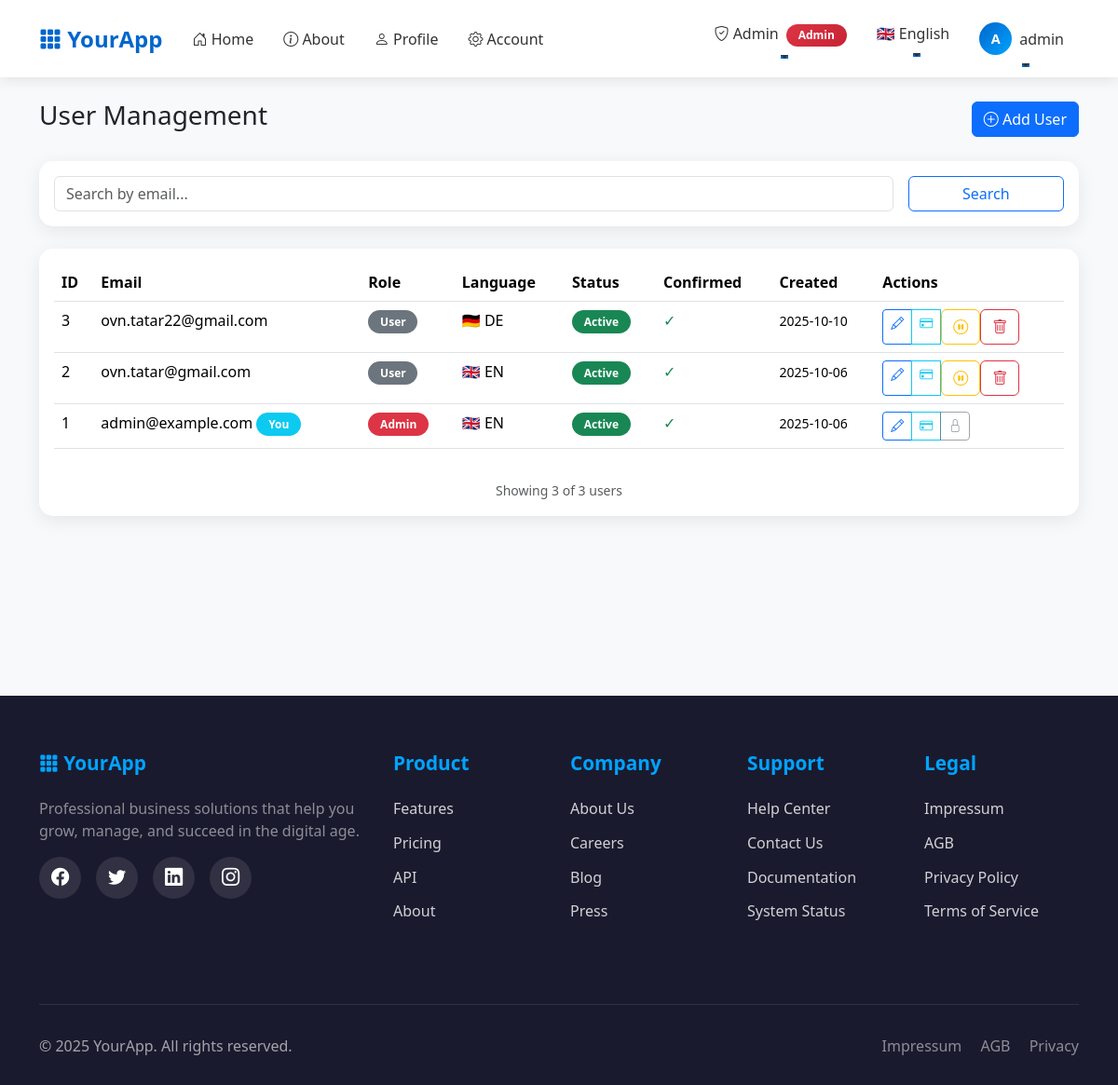
Page /admin/ (signed in) on the earlier database version.
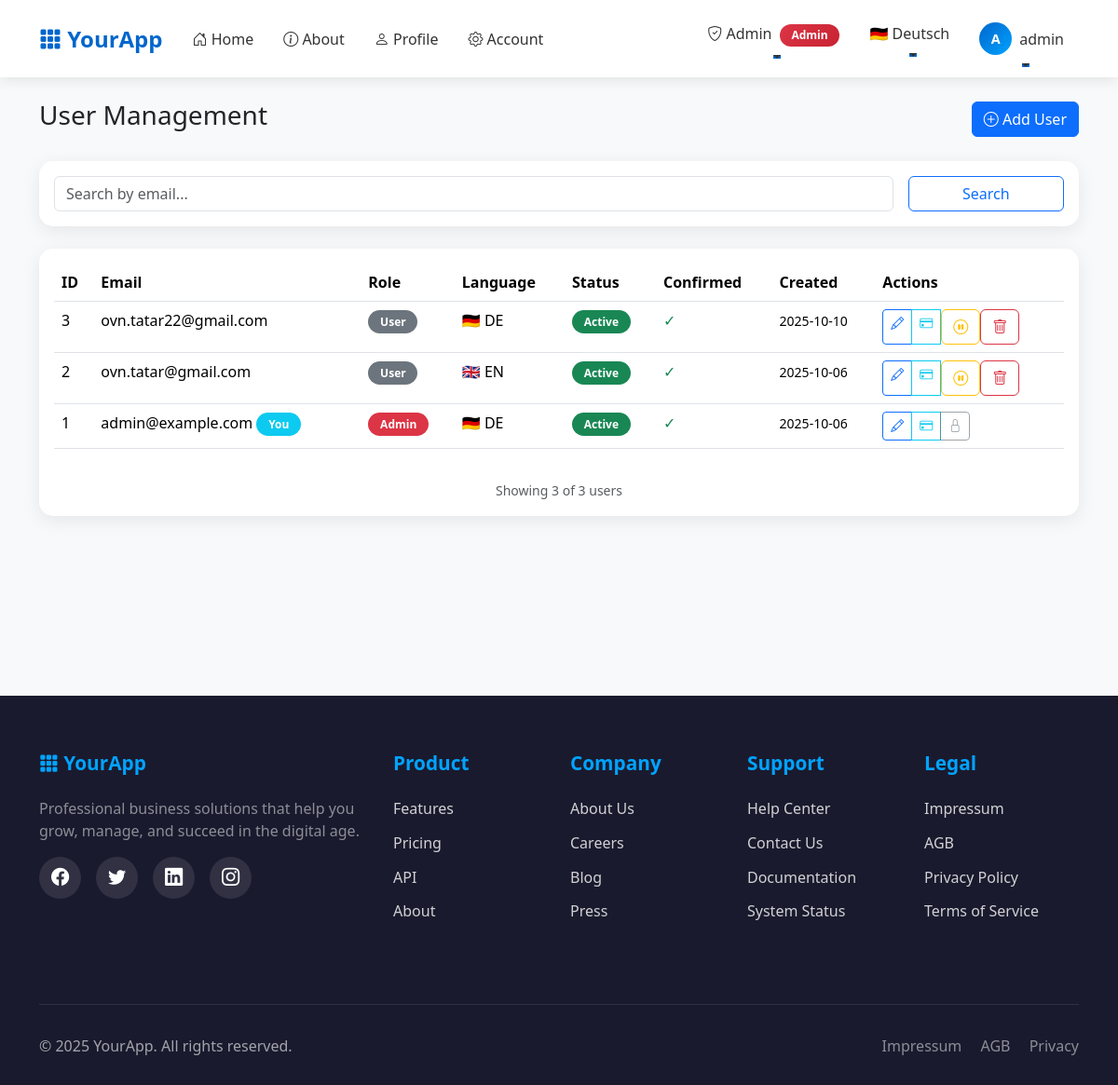
Same page on the later database version.
### app/models/user.py (models this page shows, shortened)
class User(UserMixin, db.Model):
    id = db.Column(db.Integer, primary_key=True)
    email = db.Column(db.String(255), unique=True, nullable=False, index=True)
    language = db.Column(db.String(5), default='en')
    role = db.Column(db.String(20), nullable=False, default='user', index=True)
    password_hash = db.Column(db.String(255), nullable=False)
    created_at = db.Column(db.DateTime, default=datetime.utcnow, nullable=False)
    confirmed_at = db.Column(db.DateTime, nullable=True)
    is_active = db.Column(db.Boolean, default=True, nullable=False, index=True)
    plan_id = db.Column(db.Integer, db.ForeignKey('plan.id'), nullable=True)
    plan = db.relationship('Plan', back_populates='users')
    plan_subscribed_at = db.Column(db.DateTime, nullable=True)
    billing = db.relationship("BillingProfile", uselist=False, back_populates="user", cascade="all, delete-orphan")
    api_keys = db.relationship("APIKey", back_populates="user", cascade="all, delete-orphan", lazy='dynamic')
    @property
    def is_confirmed(self) -> bool:
        return self.confirmed_at is not None
    @property
    def is_authenticated(self):
        return True

### app/blueprints/admin/routes.py (the view)
@bp.route('/')
@login_required
@roles_required('admin')
def index():
    page = request.args.get('page', 1, type=int)
    per_page = 20
    search = request.args.get('search', '', type=str)
    query = User.query
    if search:
        query = query.filter(
            (User.email.ilike(f'%{search}%'))
        )
    pagination = query.order_by(User.created_at.desc()).paginate(
        page=page, per_page=per_page, error_out=False
    )
    users = pagination.items
    return render_template(
        'admin/index.html',
        users=users,
        pagination=pagination,
        search=search
    )

### app/__init__.py (called while the page is built)
def get_locale():
    from flask_login import current_user
    if current_user.is_authenticated and hasattr(current_user, 'language'):
        return current_user.language
    from flask import current_app
    return request.accept_languages.best_match(current_app.config['BABEL_SUPPORTED_LOCALES'])

### app/context_helpers.py (called while the page is built)
def register_context_processors(app):
    @app.context_processor
    def utility_processor():
        def has_endpoint(name: str) -> bool:
            return name in current_app.view_functions
        return dict(has_endpoint=has_endpoint)

### app/security.py (called while the page is built)
def roles_required(*roles):
    def decorator(fn):
        @wraps(fn)
        def wrapper(*args, **kwargs):
            if not current_user.is_authenticated:
                abort(401)
            if getattr(current_user, "role", "user") not in roles:
                abort(403)
            return fn(*args, **kwargs)
        return wrapper
    return decorator

### app/templates/admin/index.html (shortened to what the changed rows need)
{% extends "base.html" %}
{% block content %}
<div class="d-flex justify-content-between align-items-center mb-4">
  <h1 class="h3">{{ _('User Management') }}</h1>
</div>
<div class="card">
  <div class="card-body">
    {% if users %}
      <div class="table-responsive">
        <table class="table table-hover">
          <thead>
            <tr>
              <th>{{ _('ID') }}</th>
              <th>{{ _('Email') }}</th>
              <th>{{ _('Role') }}</th>
              <th>{{ _('Language') }}</th>
              <th>{{ _('Status') }}</th>
              <th>{{ _('Confirmed') }}</th>
              <th>{{ _('Created') }}</th>
              <th>{{ _('Actions') }}</th>
            </tr>
          </thead>
          <tbody>
            {% for user in users %}
            <tr class="{% if not user.is_active %}table-secondary{% endif %}">
              <td>{{ user.id }}</td>
              <td>
                {{ user.email }}
                {% if user.id == current_user.id %}
                  <span class="badge bg-info">{{ _('You') }}</span>
                {% endif %}
              </td>
              <td>
                {% if user.role == 'admin' %}
                  <span class="badge bg-danger">{{ _('Admin') }}</span>
                {% else %}
                  <span class="badge bg-secondary">{{ _('User') }}</span>
                {% endif %}
              </td>
              <td>
                {% if user.language == 'de' %}🇩🇪{% else %}🇬🇧{% endif %}
                {{ user.language.upper() }}
              </td>
              <td>
                {% if user.is_active %}
                  <span class="badge bg-success">{{ _('Active') }}</span>
                {% else %}
                  <span class="badge bg-danger">{{ _('Disabled') }}</span>
                {% endif %}
              </td>
              <td>
                {% if user.is_confirmed %}
                  <span class="text-success">✓</span>
                {% else %}
                  <span class="text-muted">✗</span>
                {% endif %}
              </td>
              <td>
                <small>{{ user.created_at.strftime('%Y-%m-%d') }}</small>
              </td>
              <td>
                <div class="btn-group btn-group-sm" role="group">
                  <a href="{{ url_for('admin.edit_user', user_id=user.id) }}"
                     class="btn btn-outline-primary"
                     title="{{ _('Edit') }}">
                    <i class="bi bi-pencil"></i>
                  </a>
                  <a href="{{ url_for('admin.edit_user_billing', user_id=user.id) }}"
                     class="btn btn-outline-info"
                     title="{{ _('Edit Billing') }}">
                    <i class="bi bi-credit-card"></i>
                  </a>
                  {% if user.id != current_user.id %}
                  <form method="POST" action="{{ url_for('admin.toggle_user_status', user_id=user.id) }}" style="display: inline;">
                    <button type="submit"
                            class="btn btn-outline-{% if user.is_active %}warning{% else %}success{% endif %}"
                            title="{% if user.is_active %}{{ _('Disable') }}{% else %}{{ _('Enable') }}{% endif %}"
                            onclick="return confirm('{{ _('Are you sure?') }}')">
                      {% if user.is_active %}
                        <i class="bi bi-pause-circle"></i>
                      {% else %}
                        <i class="bi bi-play-circle"></i>
                      {% endif %}
                    </button>
                  </form>
                  <form method="POST" action="{{ url_for('admin.delete_user', user_id=user.id) }}" style="display: inline;">
                    <button type="submit"
                            class="btn btn-outline-danger"
                            title="{{ _('Delete') }}"
                            onclick="return confirm('{{ _('Are you sure you want to delete this user?') }}')">
                      <i class="bi bi-trash"></i>
                    </button>
                  </form>
                  {% else %}
                    <button class="btn btn-outline-secondary" disabled title="{{ _('Cannot modify yourself') }}">
                      <i class="bi bi-lock"></i>
                    </button>
                  {% endif %}
                </div>
              </td>
            </tr>
            {% endfor %}
          </tbody>
        </table>
      </div>
    {% endif %}
  </div>
</div>
<link rel="stylesheet" href="https://cdn.jsdelivr.net/npm/bootstrap-icons@1.10.0/font/bootstrap-icons.css">
{% endblock %}

### app/templates/base.html (shortened to what the changed rows need)
<!doctype html>
<html lang="en">
<head>
    <link href="https://cdn.jsdelivr.net/npm/bootstrap@5.3.3/dist/css/bootstrap.min.css" rel="stylesheet">
    <link rel="stylesheet" href="https://cdn.jsdelivr.net/npm/bootstrap-icons@1.11.0/font/bootstrap-icons.css">
    <link href="{{ url_for('static', filename='css/app.css') }}" rel="stylesheet">
</head>
<body>
    <nav class="navbar navbar-expand-lg navbar-light sticky-top">
        <div class="container">
            <div class="collapse navbar-collapse" id="navbarNav">
                <ul class="navbar-nav me-auto">
                    <li class="nav-item">
                        <a class="nav-link" href="{{ url_for('main.index') }}">
                            <i class="bi bi-house-door"></i> {{ _('Home') }}
                        </a>
                    </li>
                </ul>
                <ul class="navbar-nav">
                    {% if current_user.is_authenticated %}
                        {% if current_user.role == 'admin' %}
                        <li class="nav-item dropdown">
                            <a class="nav-link dropdown-toggle" href="#" id="adminDropdown" role="button"
                               data-bs-toggle="dropdown" aria-expanded="false">
                                <i class="bi bi-shield-check"></i> {{ _('Admin') }}
                                <span class="badge badge-admin ms-1">Admin</span>
                            </a>
                        </li>
                        {% endif %}
                        <li class="nav-item dropdown language-dropdown">
                            <a class="nav-link dropdown-toggle" href="#" id="languageDropdown" role="button"
                               data-bs-toggle="dropdown" aria-expanded="false">
                                {% if current_user.language == 'de' %}
                                    🇩🇪 Deutsch
                                {% else %}
                                    🇬🇧 English
                                {% endif %}
                            </a>
                        </li>
                        <li class="nav-item dropdown">
                            <a class="nav-link dropdown-toggle d-flex align-items-center" href="#" id="userDropdown"
                               role="button" data-bs-toggle="dropdown" aria-expanded="false">
                                <div class="user-avatar me-2">
                                    {{ current_user.email[0]|upper }}
                                </div>
                                <span class="d-none d-lg-inline">{{ current_user.email.split('@')[0] }}</span>
                            </a>
                        </li>
                    {% endif %}
                </ul>
            </div>
        </div>
    </nav>
    <main class="py-4">
        <div class="container">
            {% block content %}{% endblock %}
        </div>
    </main>
</body>
</html>

Differences in the rows shown:
changed User "admin@example.com": language "EN" → "DE"; language "🇬🇧" → "🇩🇪"
Other differences:
text no longer shown: "🇬🇧 English"
text now shown: "🇩🇪 Deutsch"
